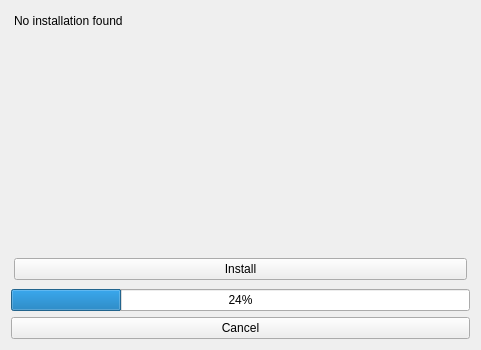
<?xml version="1.0" encoding="UTF-8"?>
<ui version="4.0">
 <class>Form</class>
 <widget class="QWidget" name="Form">
  <property name="geometry">
   <rect>
    <x>0</x>
    <y>0</y>
    <width>481</width>
    <height>350</height>
   </rect>
  </property>
  <property name="windowTitle">
   <string>Form</string>
  </property>
  <layout class="QGridLayout" name="gridLayout">
   <item row="1" column="0">
    <widget class="QProgressBar" name="moduleInfo_progressbar">
     <property name="value">
      <number>24</number>
     </property>
    </widget>
   </item>
   <item row="2" column="0">
    <widget class="QPushButton" name="moduleInfo_cancel_button">
     <property name="text">
      <string>Cancel</string>
     </property>
    </widget>
   </item>
   <item row="0" column="0">
    <widget class="QStackedWidget" name="moduleInfo_stackedWidget">
     <property name="currentIndex">
      <number>0</number>
     </property>
     <widget class="QWidget" name="moduleInfo_stackedWidget_pageInstall">
      <layout class="QGridLayout" name="gridLayout_7">
       <property name="leftMargin">
        <number>3</number>
       </property>
       <property name="topMargin">
        <number>3</number>
       </property>
       <property name="rightMargin">
        <number>3</number>
       </property>
       <property name="bottomMargin">
        <number>3</number>
       </property>
       <item row="0" column="0">
        <widget class="QLabel" name="moduleInfo_installation_label_install">
         <property name="text">
          <string>No installation found</string>
         </property>
         <property name="wordWrap">
          <bool>true</bool>
         </property>
        </widget>
       </item>
       <item row="1" column="0">
        <spacer name="verticalSpacer_3">
         <property name="orientation">
          <enum>Qt::Vertical</enum>
         </property>
         <property name="sizeHint" stdset="0">
          <size>
           <width>20</width>
           <height>40</height>
          </size>
         </property>
        </spacer>
       </item>
       <item row="2" column="0">
        <widget class="QPushButton" name="moduleInfo_install_pushButton">
         <property name="text">
          <string>Install</string>
         </property>
        </widget>
       </item>
      </layout>
     </widget>
     <widget class="QWidget" name="moduleInfo_stackedWidget_pageUpgrade">
      <layout class="QGridLayout" name="gridLayout_10">
       <property name="leftMargin">
        <number>3</number>
       </property>
       <property name="topMargin">
        <number>3</number>
       </property>
       <property name="rightMargin">
        <number>3</number>
       </property>
       <property name="bottomMargin">
        <number>3</number>
       </property>
       <item row="0" column="0" colspan="4">
        <widget class="QLabel" name="moduleInfo_installation_label_upgrade">
         <property name="text">
          <string/>
         </property>
         <property name="wordWrap">
          <bool>true</bool>
         </property>
        </widget>
       </item>
       <item row="1" column="0" colspan="4">
        <widget class="QGroupBox" name="upgrade_maintain_groupBox">
         <property name="title">
          <string>Maintenance</string>
         </property>
         <property name="flat">
          <bool>true</bool>
         </property>
         <layout class="QHBoxLayout" name="upgrade_maintain_layout">
          <property name="leftMargin">
           <number>3</number>
          </property>
          <property name="topMargin">
           <number>3</number>
          </property>
          <property name="rightMargin">
           <number>3</number>
          </property>
          <property name="bottomMargin">
           <number>3</number>
          </property>
          <item>
           <widget class="QPushButton" name="moduleInfo_upgrade_pushButton">
            <property name="text">
             <string>Upgrade</string>
            </property>
           </widget>
          </item>
          <item>
           <spacer name="upgrade_maintain_spacer">
            <property name="orientation">
             <enum>Qt::Horizontal</enum>
            </property>
            <property name="sizeHint" stdset="0">
             <size>
              <width>40</width>
              <height>20</height>
             </size>
            </property>
           </spacer>
          </item>
          <item>
           <widget class="QPushButton" name="uninstall_button">
            <property name="text">
             <string>Uninstall</string>
            </property>
           </widget>
          </item>
         </layout>
        </widget>
       </item>
       <item row="2" column="0">
        <spacer name="verticalSpacer_4">
         <property name="orientation">
          <enum>Qt::Vertical</enum>
         </property>
         <property name="sizeHint" stdset="0">
          <size>
           <width>20</width>
           <height>40</height>
          </size>
         </property>
        </spacer>
       </item>
      </layout>
     </widget>
     <widget class="QWidget" name="moduleInfo_stackedWidget_pageMaintain">
      <layout class="QGridLayout" name="gridLayout_11">
       <property name="leftMargin">
        <number>3</number>
       </property>
       <property name="topMargin">
        <number>3</number>
       </property>
       <property name="rightMargin">
        <number>3</number>
       </property>
       <property name="bottomMargin">
        <number>3</number>
       </property>
       <item row="1" column="0" colspan="4">
        <widget class="QGroupBox" name="maintain_app_groupBox">
         <property name="title">
          <string>App</string>
         </property>
         <property name="flat">
          <bool>true</bool>
         </property>
         <layout class="QHBoxLayout" name="maintain_app_layout">
          <property name="leftMargin">
           <number>3</number>
          </property>
          <property name="topMargin">
           <number>3</number>
          </property>
          <property name="rightMargin">
           <number>3</number>
          </property>
          <property name="bottomMargin">
           <number>3</number>
          </property>
          <item>
           <widget class="QPushButton" name="moduleInfo_drop_app_pushButton">
            <property name="text">
             <string>Drop app</string>
            </property>
           </widget>
          </item>
          <item>
           <widget class="QPushButton" name="moduleInfo_recreate_app_pushButton">
            <property name="text">
             <string>(Re)create app</string>
            </property>
           </widget>
          </item>
          <item>
           <spacer name="maintain_app_spacer">
            <property name="orientation">
             <enum>Qt::Horizontal</enum>
            </property>
            <property name="sizeHint" stdset="0">
             <size>
              <width>40</width>
              <height>20</height>
             </size>
            </property>
           </spacer>
          </item>
         </layout>
        </widget>
       </item>
       <item row="2" column="0" colspan="4">
        <widget class="QGroupBox" name="maintain_roles_groupBox">
         <property name="title">
          <string>Roles</string>
         </property>
         <property name="flat">
          <bool>true</bool>
         </property>
         <layout class="QHBoxLayout" name="maintain_roles_layout">
          <property name="leftMargin">
           <number>3</number>
          </property>
          <property name="topMargin">
           <number>3</number>
          </property>
          <property name="rightMargin">
           <number>3</number>
          </property>
          <property name="bottomMargin">
           <number>3</number>
          </property>
          <item>
           <widget class="QPushButton" name="moduleInfo_roles_pushButton">
            <property name="text">
             <string>Create and grant roles</string>
            </property>
           </widget>
          </item>
          <item>
           <widget class="QPushButton" name="moduleInfo_check_roles_pushButton">
            <property name="text">
             <string>Check roles</string>
            </property>
           </widget>
          </item>
          <item>
           <spacer name="maintain_roles_spacer">
            <property name="orientation">
             <enum>Qt::Horizontal</enum>
            </property>
            <property name="sizeHint" stdset="0">
             <size>
              <width>40</width>
              <height>20</height>
             </size>
            </property>
           </spacer>
          </item>
         </layout>
        </widget>
       </item>
       <item row="3" column="0" colspan="4">
        <widget class="QGroupBox" name="maintain_maintenance_groupBox">
         <property name="title">
          <string>Maintenance</string>
         </property>
         <property name="flat">
          <bool>true</bool>
         </property>
         <layout class="QHBoxLayout" name="maintain_maintain_layout">
          <property name="leftMargin">
           <number>3</number>
          </property>
          <property name="topMargin">
           <number>3</number>
          </property>
          <property name="rightMargin">
           <number>3</number>
          </property>
          <property name="bottomMargin">
           <number>3</number>
          </property>
          <item>
           <spacer name="maintain_maintain_spacer">
            <property name="orientation">
             <enum>Qt::Horizontal</enum>
            </property>
            <property name="sizeHint" stdset="0">
             <size>
              <width>40</width>
              <height>20</height>
             </size>
            </property>
           </spacer>
          </item>
          <item>
           <widget class="QPushButton" name="uninstall_button_maintain">
            <property name="text">
             <string>Uninstall</string>
            </property>
           </widget>
          </item>
         </layout>
        </widget>
       </item>
       <item row="0" column="0" colspan="4">
        <widget class="QLabel" name="moduleInfo_installation_label_maintain">
         <property name="text">
          <string/>
         </property>
         <property name="wordWrap">
          <bool>true</bool>
         </property>
        </widget>
       </item>
       <item row="4" column="0">
        <spacer name="verticalSpacer_5">
         <property name="orientation">
          <enum>Qt::Vertical</enum>
         </property>
         <property name="sizeHint" stdset="0">
          <size>
           <width>20</width>
           <height>40</height>
          </size>
         </property>
        </spacer>
       </item>
      </layout>
     </widget>
    </widget>
   </item>
  </layout>
 </widget>
 <resources/>
 <connections/>
</ui>
